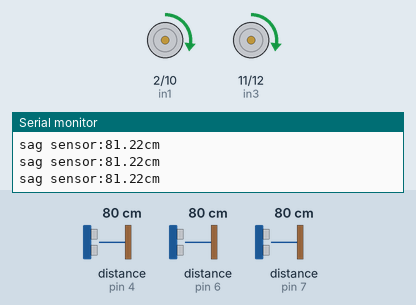
Simulated run of this sketch. Board: Arduino Uno, built with avr-gcc and run on an emulated ATmega328P. Shown: motor-driver pin pairs drawn as motors (green arrow = first pin HIGH = forward, orange = second pin HIGH = backward, longer = more drive, scaled by the enable pin), the last lines printed to the serial monitor. Wiring (inferred from the names in the program): 3 × ultrasonic range finder: trigger pin 5, echo pin 4 / trigger pin 8, echo pin 7 / trigger pin 13, echo pin 6. The test bench sets the inputs (shaded band); at power-on: distance to the obstacle (sensors on pin 4, pin 6, pin 7) 80 cm. The echo pulse lasts 58.3 µs per cm.

Above: at 7.0 s.
7.1 s: distance to the obstacle (sensor on pin 4) set to 17 cm
11.8 s: distance to the obstacle (sensor on pin 4) set to 13 cm
At 14.2 s:
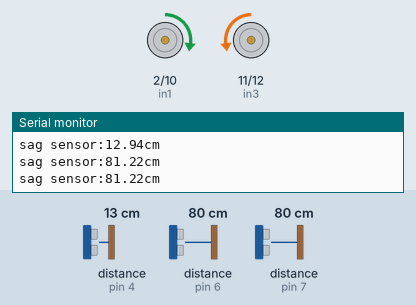
18.0 s: distance to the obstacle (sensor on pin 6) set to 9 cm
At 20.3 s:
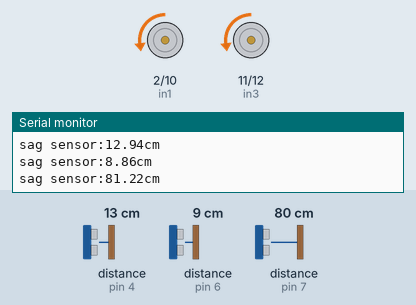
22.7 s: distance to the obstacle (sensor on pin 6) set to 6 cm
At 24.5 s:
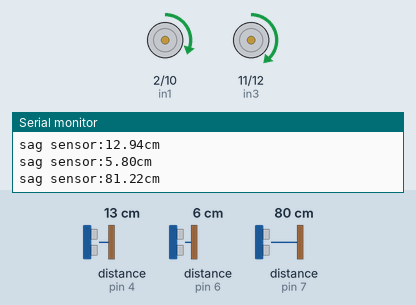
29.4 s: distance to the obstacle (sensor on pin 7) set to 4 cm
37.3 s: distance to the obstacle (sensor on pin 7) set to 2 cm
Timing chart, 0 to 43.0 s (numbered marks = the images above; inputs shaded):
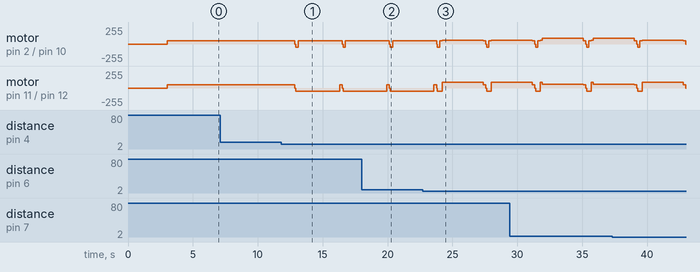

Measured:
- the behaviour switches between 16 and 15 cm on distance to the obstacle (sensor on pin 4) (found by bisection; images 0 and 1)
- the behaviour switches between 8 and 7 cm on distance to the obstacle (sensor on pin 6) (found by bisection; images 2 and 3)

The sketch:

Robot_Supurge.ino
```cpp
//ön

int trigPin = 5;
int echoPin = 4;
//sağ
int trigPin2 = 13;
int echoPin2 = 6;
//sol
int trigPin3 = 8;
int echoPin3 = 7;

// motor 1
int enA = 9;//ok
int in1 = 2;
int in2 = 10;
// motor 2
int enB = 3;//ok
int in3 = 11;
int in4 = 12;


void setup()
{
Serial.begin (9600);
pinMode(trigPin, OUTPUT);
pinMode(echoPin, INPUT);

pinMode(trigPin2, OUTPUT);
pinMode(echoPin2, INPUT);

pinMode(trigPin3, OUTPUT);
pinMode(echoPin3, INPUT);

pinMode(9,OUTPUT);
pinMode(2,OUTPUT);
pinMode(10,OUTPUT);
pinMode(3,OUTPUT);

pinMode(11,OUTPUT);
pinMode(12,OUTPUT);
}

void loop()

{
//sistemin 3saniye gecikmeli başlaması için
do {delay(3000);}
while(0);

//ön——————————————————————

float duration, distance;
digitalWrite (trigPin, HIGH);
delayMicroseconds (300);
digitalWrite (trigPin, LOW);
duration = pulseIn (echoPin, HIGH);
distance = (duration/2) / 28.6;

Serial.print("sag sensor:");
Serial.print(distance);
Serial.print("cm");
Serial.println();

//sağ——————————————————————-


float duration2, distance2;
digitalWrite (trigPin2, HIGH);
delayMicroseconds (300);
digitalWrite (trigPin2, LOW);
duration2 = pulseIn (echoPin2, HIGH);
distance2 = (duration2/2) / 28.6;

Serial.print("sag sensor:");
Serial.print(distance2);
Serial.print("cm");
Serial.println();

//sol——————————————————————

float duration3, distance3;
digitalWrite (trigPin3, HIGH);
delayMicroseconds (300);
digitalWrite (trigPin3, LOW);
duration3 = pulseIn (echoPin3, HIGH);
distance3 = (duration3/2) / 28.6;


Serial.print("sag sensor:");
Serial.print(distance3);
Serial.print("cm");
Serial.println();

//——————————————————————

// Motorlar sabit hızda aynı yöne dönüyorlar.
// sol motor ileri
digitalWrite(in1, HIGH);
digitalWrite(in2, LOW);
// Motor 1 için 0~255 arasında bir hız değeri verelim. 255 en üst sınır
analogWrite(enA, 50);
// sağ motor ileri
digitalWrite(in3, HIGH);
digitalWrite(in4, LOW);
// Motor 2 için 0~255 arasında bir hız değeri verelim. 255 en üst sınır
analogWrite(enB, 50);
delay(200);

//——————-KOŞUL BLOĞU———————-
if(distance<15 && distance >3)//ön sensör
{
//motorlar durduruluyor
digitalWrite(in1, LOW);
digitalWrite(in2, LOW);
digitalWrite(in3, LOW);
digitalWrite(in4, LOW);

delay(75);//bir üst fonksiyonun çalışma süresi

// motorlar geriye dönüyor
digitalWrite(in1, LOW);
digitalWrite(in2, HIGH);
digitalWrite(in3, LOW);
digitalWrite(in4, HIGH);

delay(175);//bir üst fonksiyonun çalışma süresi

digitalWrite(in1, HIGH);
digitalWrite(in2, LOW);

delay(175);//bir üst fonksiyonun çalışma süresi

}
//—————————————————-
if(distance2<7 && distance2 >3)//sağ sensör
{
//sol motor
digitalWrite(in1, HIGH);
digitalWrite(in2, LOW);
analogWrite(enA, 60);

//sağ motor
digitalWrite(in3, HIGH);
digitalWrite(in4, LOW);
analogWrite(enB, 90); // sağ motorun hızı arttırıldı

delay(150);
}

//——————————————————
if(distance3<7 && distance3 >3)//sol sensör
{

//sol motor
digitalWrite(in1, HIGH);
digitalWrite(in2, LOW);
analogWrite(enA, 90);// sol motorun hızı arttırıldı

//sağ motor
digitalWrite(in3, HIGH);
digitalWrite(in4, LOW);
analogWrite(enB, 60);

delay(150);
}

}
```
